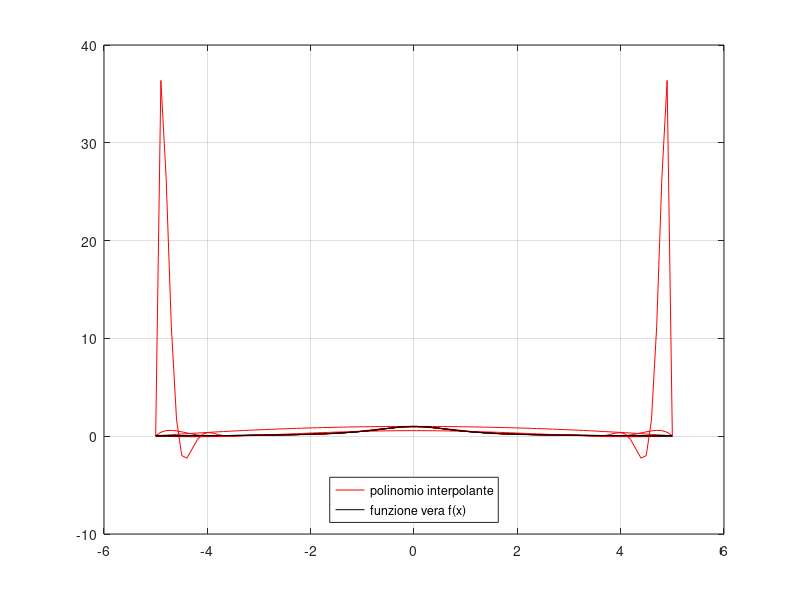

The MATLAB source for this figure:
% Verifica fenomeno di Runge
% esercizio su cattivo condizionamento dei nodi equidistanti:
%   Vogliamo interpolare dei dati su nodi equidistanti e verificare il
%   comportamento dei polinomi con un numero di nodi crescente: 3, 6, 12,
%   24. E vogliamo farlo su due intervalli [a, b] diversi

clear all
close all
clc

%a=2; b=3;  % primo intervallo
a=-5; b=5;  % secondo intervallo

f=@(x) 1./(1+x.^2);  % oppure f=inline('1./(1+x.^2)');
for n=[3 6 12 24]  % raddoppio il numero di nodi ad ogni ciclo
  x=linspace(a,b,n);  % nodi equidistanti nell'intervallo [a,b] 
  y=f(x);  % vettore dei dati
  aa=polyfit(x,y,n-1);  % n-1 grado perche' uso n nodi il polinomio deve
                        % essere di grado n-1
  
  xx=linspace(a,b);  % vettore piu' lungo per fare il grafico
  yy=polyval(aa,xx);  % valuto il polinomio che mi e' stato restituito, 
                      % in corrispondenza del vettore xx
  plot(xx,yy,'r')  % polinomio interpolante
  hold on
  grid on
  plot(xx, f(xx), 'k')  % grafico di f in corrispondenza di xx
  legend('polinomio interpolante','funzione vera f(x)', 'Location', ...
         'south');
  pause
end

% nel secondo intervallo si vede particolarmente bene che man mano che
% aumento il numero di nodi, anziché aumentare la bontà dell'approssimaz.,
% a partire dagli estremi dell'intervallo iniziano a sorgere dei picchi
% di valori tipo sinusoidi e l'approssimazione peggiora...
% -> cio' e' dovuto al fatto che si stanno usando nodi equispaziati